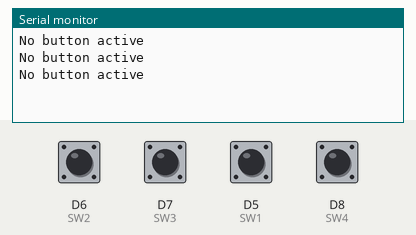
A sketch run on a simulated ESP8266 (NodeMCU). On the bench: the last lines printed to the serial monitor. Inputs (shaded band) come from the test bench; at power-on: D5 (SW1), D6 (SW2), D7 (SW3), D8 (SW4) LOW.

Above: at 2.8 s.
2.9 s: D6 (SW2) pulled HIGH for 1.2 s
At 3.7 s:
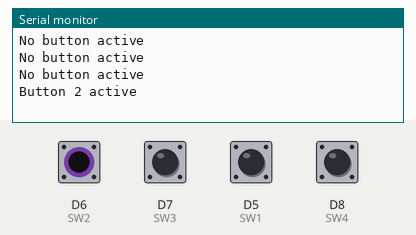
5.6 s: D7 (SW3) pulled HIGH for 1.2 s
At 6.8 s:
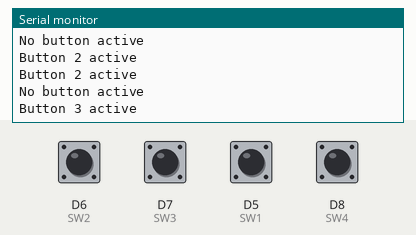
8.3 s: D5 (SW1) pulled HIGH for 1.2 s
At 9.5 s:
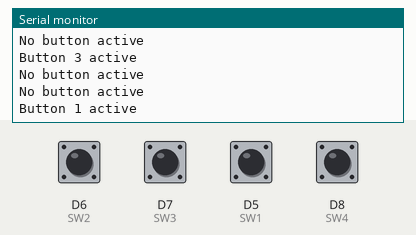
11.0 s: D8 (SW4) pulled HIGH for 1.2 s
At 11.8 s:
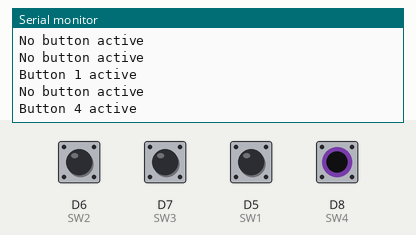
Timing chart, 0 to 14.0 s (numbered marks = the images above; inputs shaded):
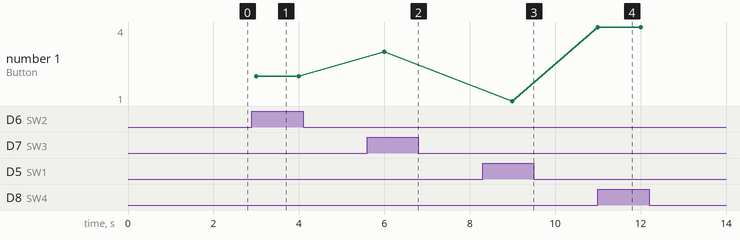

Measured:
- after the input at 2.9 s, the serial monitor: prints a new line after 0.10 s (image 1)
- after the input at 5.6 s, the serial monitor: prints a new line after 0.40 s (image 2)
- after the input at 8.3 s, the serial monitor: prints a new line after 0.70 s (image 3)
- after the input at 11.0 s, the serial monitor: prints a new line at once (image 4)
- plotted number 1: 2 → 3 after the input at 5.6 s, 3 → 1 after the input at 8.3 s, 1 → 4 after the input at 11.0 s

The sketch:

Switch_4keys-R1.ino
```cpp
//connect SW 1-4 to SW0-4 on board and RST to COM on board
#define RST D4
#define SW1 D5
#define SW2 D6
#define SW3 D7
#define SW4 D8
int casevar,temp,c1=0,c2=0,c3=0,c4=0;

void setup() {
  // put your setup code here, to run once:
 pinMode(SW1, INPUT);
 pinMode(SW2, INPUT);
 pinMode(SW3, INPUT);
 pinMode(SW4, INPUT);
 pinMode(RST, OUTPUT);
 casevar=0;
 Serial.begin(9600);
}

void loop() {
  // put your main code here, to run repeatedly:
  if(casevar==1)
  {
    digitalWrite(RST,LOW);
  }
  else
  {
    digitalWrite(RST,HIGH);
  }
  c1=digitalRead(SW1);
  c2=digitalRead(SW2);
  c3=digitalRead(SW3);
  c4=digitalRead(SW4);
  if(c1==1)
  {
    Serial.println("Button 1 active");
    casevar=1;
  }
  else if(c2==1)
  {
    Serial.println("Button 2 active");
    casevar=1;
  }
  else if(c3==1)
  {
    Serial.println("Button 3 active");
    casevar=1;
  }
  else if(c4==1)
  {
    Serial.println("Button 4 active");
    casevar=1;
  }
  else
  {
    Serial.println("No button active");
    casevar=0;
  }
  delay(1000);
}
```
